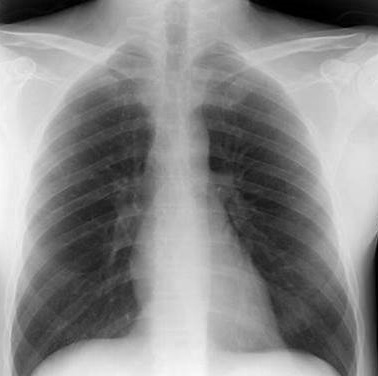
#> input picture images/Clear_Lung_Xray.jpg, 378 x 376 px
$ python -i image_processor.py   (imports and definitions only)
#> lines starting #> are read from the running program, lines starting #| are printed output that depends on the picture; after the words box and inside, x2 and y2 are one past the last pixel; in counts of white or black regions, pixels touching at a corner belong together
import cv2 as cv
import numpy as np
from PIL import ImageTk, Image


class ImageProcessor:
    # class initialization
    def __init__(self) -> None:
        self.image = None

    # process_image method uses the path image to return Numpy matrix
    def process_image(self, path) -> np.ndarray:
#> called with path = 'images/Clear_Lung_Xray.jpg'
        try:
            # read the image in gray scale
            self.image = cv.imread(path, cv.IMREAD_GRAYSCALE)
#> self.image is the input picture: shape (376, 378); min 0, max 249, mean 137.6
            if self.image is None:
                print("Could not read input image file")
            # image resize to 400x400 pixels
            self.image = cv.resize(self.image, (400, 400))
#> self.image: shape (400, 400)
            # Gaussian blur application
            self.image = cv.GaussianBlur(self.image, (5, 5), 5)
            # histogram equalization
            self.image = cv.equalizeHist(self.image)
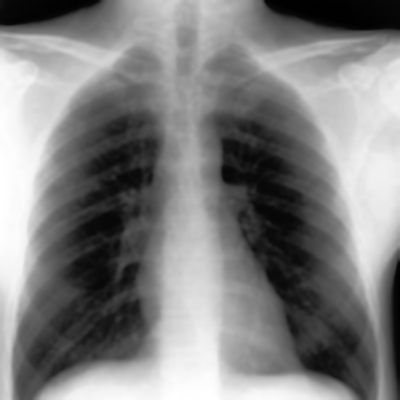
#> self.image: shape (400, 400); min 0, max 255, mean 128

            # Erosion
            kernel = np.ones((3, 3), np.uint8)  # matrix 3x3 element creation
            dilate_image = cv.dilate(self.image, kernel, iterations=1)  # dilatation once applied
            eroded_image = cv.erode(dilate_image, kernel, iterations=7)  # erosion
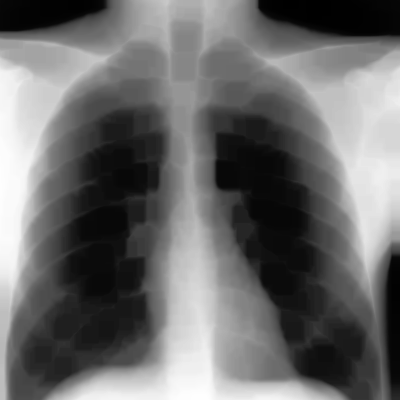
#> eroded_image: shape (400, 400); min 0, max 254, mean 107.8

            #  inverse thresholding
            #  pixels with intensity values above the threshold are assigned 0.
            #  and pixels with intensity values below,  255.
            _, self.image = cv.threshold(
                eroded_image, 70, 255, cv.THRESH_BINARY_INV)
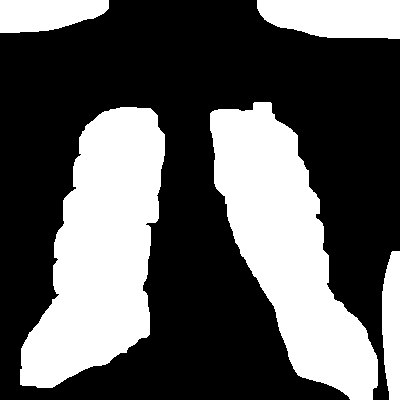
#> self.image: shape (400, 400); 36.5% white; 5 white regions, box (x1, y1, x2, y2) and area: (20, 107, 165, 388) 24903, (210, 102, 378, 400) 23508, (257, 0, 400, 39) 4789, (0, 0, 109, 33) 2894, (382, 251, 400, 400) 2281

            # Region of interest (ROI) creation
            # frame creation:  eliminating border objects
            frame = np.zeros((400, 400), np.uint8)
            frame[50:370, 30:370] = 255

            # bitwise AND operation
            self.image = cv.bitwise_and(self.image, frame)
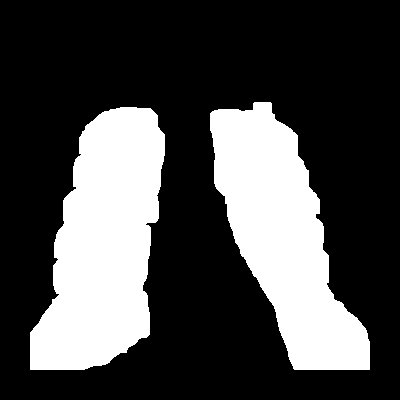
#> self.image: shape (400, 400); 28.5% white; 2 white regions, box (x1, y1, x2, y2) and area: (30, 107, 165, 370) 23817, (210, 102, 370, 370) 21792
            # connected component analysis to detect the number of objects in the image
            # within the specified frame
            _, labels = cv.connectedComponents(self.image)
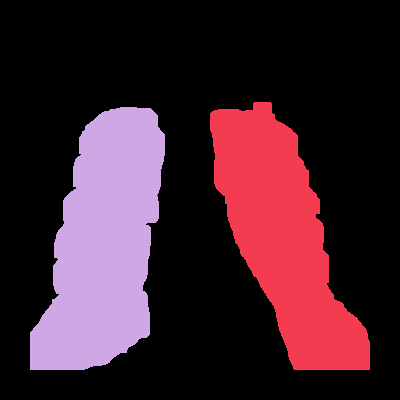
#> labels: shape (400, 400) int32; 3 distinct labels, from 0 to 2; one colour per label, 0 black

            # objects elimination whose area is less than 200 pixels
            for i in range(1, labels.max() + 1):  # Labels start from 1 because
                # label 0 typically represents the background.
                # binary image creation containing only pixels with the current label 'i'
                binary_image = cv.inRange(labels, np.array([i]), np.array([i]))
                # Find the coordinates of non-zero pixels in the binary image: contour
                contour_coordinates = cv.findNonZero(binary_image)
                # Calculate the area of the contour: the connected component
                contour_area = cv.contourArea(contour_coordinates)
                if contour_area < 200:
                    # Set all pixels belonging to the connected component with label 'i' to 0
                    self.image[labels == i] = 0
#> this loop made 2 passes
#> contour_area on passes 1 to 2: 7501, 633
#> pass 1, in process_image, `binary_image = cv.inRange(labels, np.array([i]), np.array([i]))`:
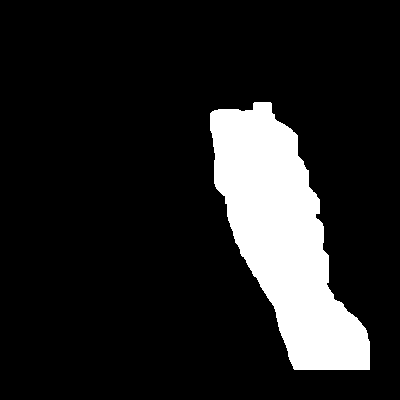
#> binary_image: shape (400, 400); 13.6% white; 1 white region, box (x1, y1, x2, y2) and area: (210, 102, 370, 370) 21792
#> pass 2, in process_image, `binary_image = cv.inRange(labels, np.array([i]), np.array([i]))`:
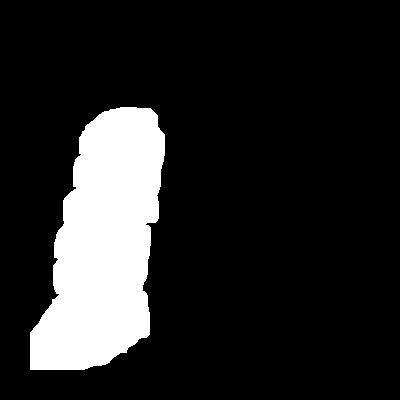
#> binary_image: shape (400, 400); 14.9% white; 1 white region, box (x1, y1, x2, y2) and area: (30, 107, 165, 370) 23817
                    # and therefore eliminating that object

            return self.image
        except Exception as e:
            print(f"Error processing image: {e}")
            # Return a NumPy array filled with zeros as a placeholder for the processed image
            return np.zeros((400, 400), dtype=np.uint8)

    def get_diagnosis(self):

        # Region selection
        left = self.image[50:370, 30:200]
        right = self.image[50:370, 200:370]
        # Non-zero coordinates finding
        left = cv.findNonZero(left)
        right = cv.findNonZero(right)
        # Extracting y-coordinates
        left = left[:, 0, 1]
        right = right[:, 0, 1]
        # Heights calculation
        height_left = left.max() - left.min()
        height_right = right.max() - right.min()

        if height_left > height_right:
            percentage = ((height_left / height_right) - 1) * 100
            affected_lung = 'left'
        elif height_right > height_left:
            percentage = ((height_right / height_left) - 1) * 100
            affected_lung = 'right'
        else:
            percentage = 0
            affected_lung = 'none'

        return True if percentage > 50 else False, round(percentage, 1), affected_lung, left, right
        # boolean indicating whether the percentage is greater than 50
        # the rounded percentage value
        # lung affected
        # y-coordinates of non-zero pixels in the left and right regions, respectively.

    # OpenCV image conversion to a Tkinter PhotoImage (suitable format for graphical user interface)
    @staticmethod
    def cv_2_tkinter(image):
        # Consistency for image display: resize to 200x200
        resized_image = cv.resize(image, (200, 200))
        # PIL Image from a NumPy array creation
        img_pil = Image.fromarray(resized_image)
        # Tkinter-compatible image creation
        img_tk = ImageTk.PhotoImage(image=img_pil)
        return img_tk

>>> result = ImageProcessor().process_image('images/Clear_Lung_Xray.jpg')

$ run again, on images/Normal_Pulmonary_RayX.jpg
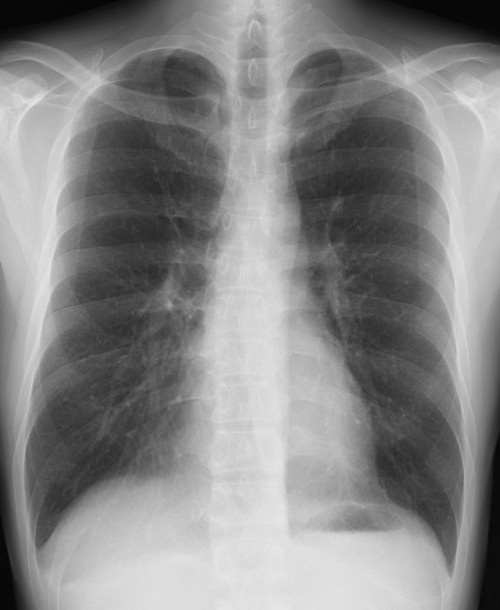
#> input picture images/Normal_Pulmonary_RayX.jpg, 500 x 610 px
#> in process_image, self.image is the input picture: shape (610, 500); min 4, max 232, mean 133.9
#> labels: shape (400, 400) int32; 4 distinct labels, from 0 to 3
#> the loop in process_image, `for i in range(1, labels.max() + 1):  # Labels start from 1 because # ..` made 3 passes
#> contour_area on passes 1 to 3: 8133, 73.5, 4218.5
#> pass 1, in process_image, `binary_image = cv.inRange(labels, np.array([i]), np.array([i]))`:
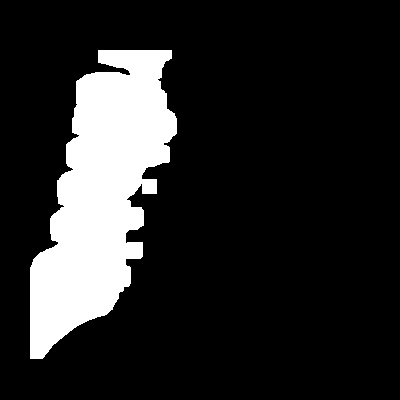
#> binary_image: shape (400, 400); 15.7% white; 1 white region, box (x1, y1, x2, y2) and area: (30, 50, 177, 359) 25157
#> after the loop in process_image, `for i in range(1, labels.max() + 1):`:
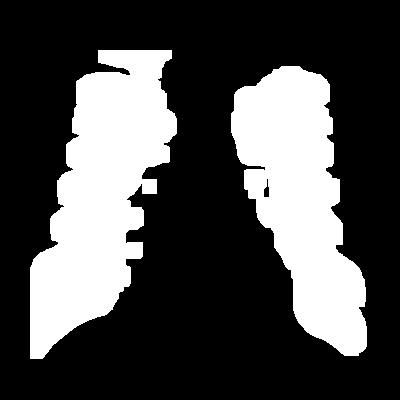
#> self.image: shape (400, 400); 29.5% white; 2 white regions, box (x1, y1, x2, y2) and area: (30, 50, 177, 359) 25157, (231, 66, 367, 356) 22007
